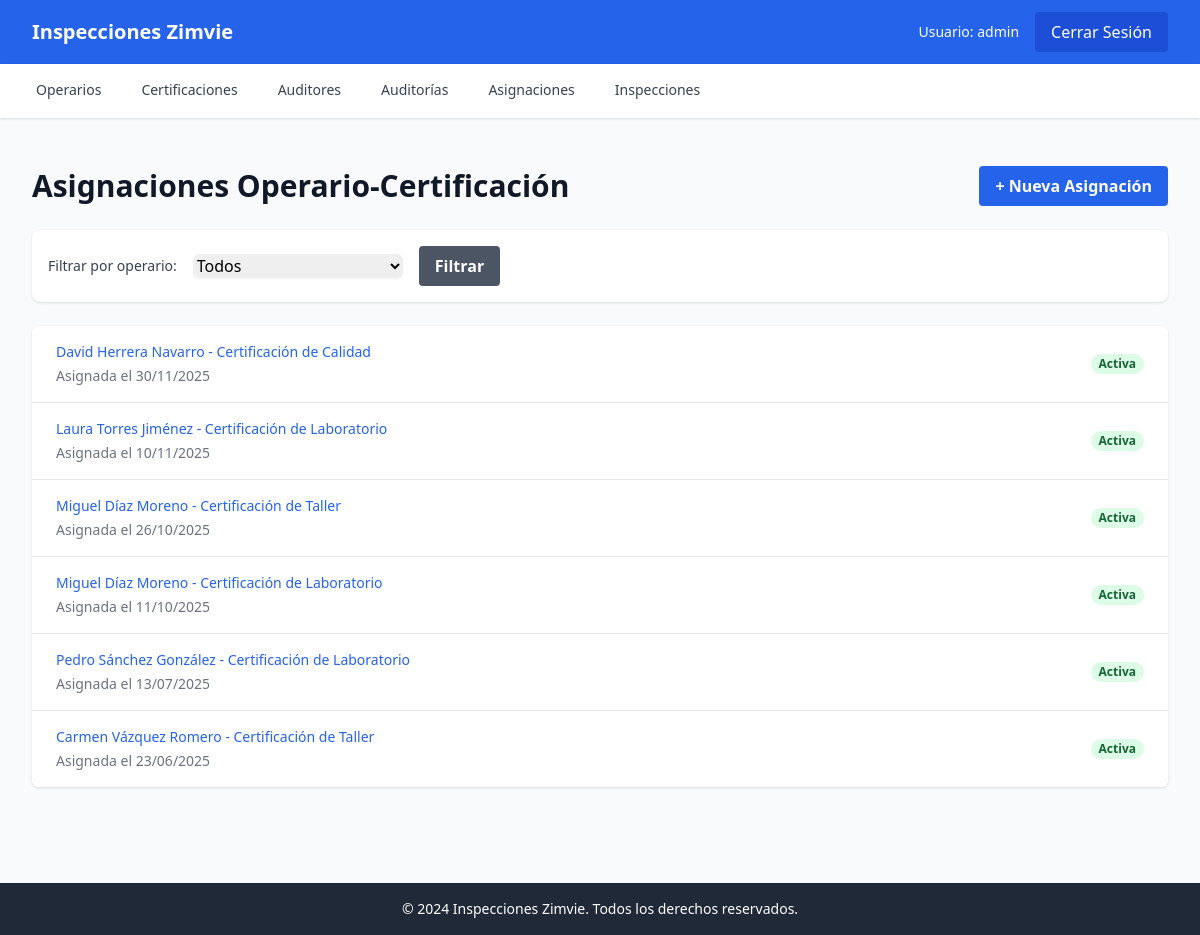
Before: /asignaciones/ (signed in) with the older database file.
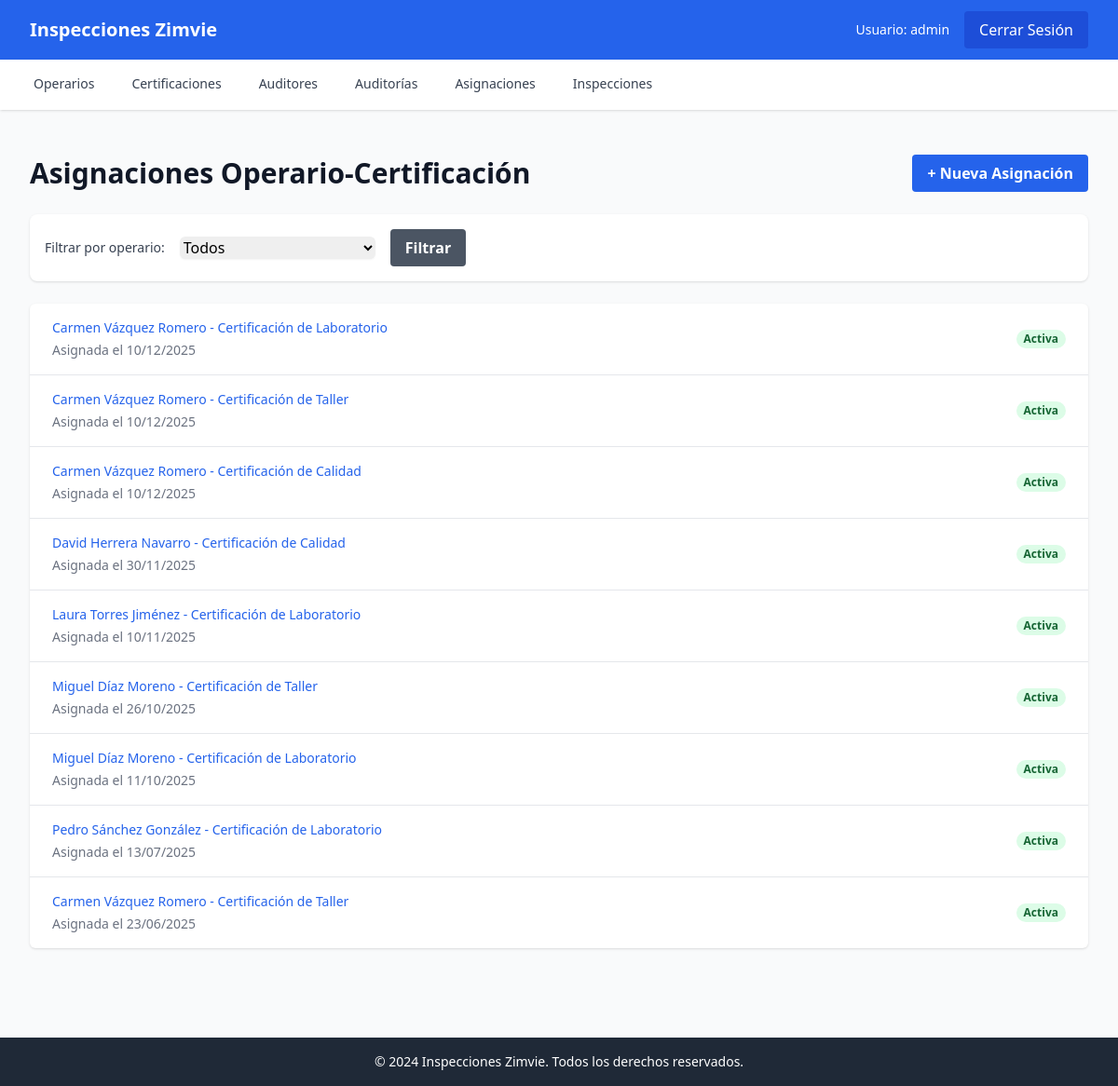
After: the same page with the newer database file.
### apps/asignaciones/models.py (models this page shows, shortened)
class OperarioCertificacion(models.Model):
    operario = models.ForeignKey(
        Operario,
        on_delete=models.RESTRICT,
        related_name='certificaciones',
        verbose_name="Operario"
    )
    certificacion = models.ForeignKey(
        Certificacion,
        on_delete=models.RESTRICT,
        related_name='operarios',
        verbose_name="Certificación"
    )
    fecha_asignacion = models.DateField(verbose_name="Fecha de asignación")
    esta_activa = models.BooleanField(default=True, verbose_name="Está activa")
    fecha_caducidad = models.DateField(blank=True, null=True, verbose_name="Fecha de caducidad")
    observaciones = models.TextField(blank=True, null=True, verbose_name="Observaciones")
    fecha_creacion = models.DateTimeField(default=timezone.now, verbose_name="Fecha de creación")
    usuario_creacion = models.ForeignKey(
        User,
        on_delete=models.RESTRICT,
        related_name='asignaciones_creadas',
        null=True,
        blank=True,
        verbose_name="Usuario creación"
    )
    fecha_actualizacion = models.DateTimeField(auto_now=True, verbose_name="Fecha de actualización")
    usuario_actualizacion = models.ForeignKey(
        User,
        on_delete=models.RESTRICT,
        related_name='asignaciones_actualizadas',
        null=True,
        blank=True,
        verbose_name="Usuario actualización"
    )
    class Meta:
        verbose_name = "Asignación Operario-Certificación"
        verbose_name_plural = "Asignaciones Operario-Certificación"
        unique_together = [['operario', 'certificacion', 'fecha_asignacion']]
        ordering = ['-fecha_asignacion']

### apps/operarios/models.py (models this page shows, shortened)
class Operario(models.Model):
    codigo = models.CharField(max_length=50, blank=True, null=True, verbose_name="Código")
    nombre = models.CharField(max_length=100, verbose_name="Nombre")
    apellidos = models.CharField(max_length=100, blank=True, null=True, verbose_name="Apellidos")
    activo = models.BooleanField(default=True, verbose_name="Activo")
    fecha_creacion = models.DateTimeField(default=timezone.now, verbose_name="Fecha de creación")
    usuario_creacion = models.ForeignKey(
        User,
        on_delete=models.RESTRICT,
        related_name='operarios_creados',
        null=True,
        blank=True,
        verbose_name="Usuario creación"
    )
    fecha_actualizacion = models.DateTimeField(auto_now=True, verbose_name="Fecha de actualización")
    usuario_actualizacion = models.ForeignKey(
        User,
        on_delete=models.RESTRICT,
        related_name='operarios_actualizados',
        null=True,
        blank=True,
        verbose_name="Usuario actualización"
    )
    class Meta:
        verbose_name = "Operario"
        verbose_name_plural = "Operarios"
        ordering = ['nombre', 'apellidos']
    @property
    def nombre_completo(self):
        if self.apellidos:
            return f"{self.nombre} {self.apellidos}"
        return self.nombre

### apps/certificaciones/models.py (models this page shows, shortened)
class Certificacion(models.Model):
    nombre = models.CharField(max_length=100, unique=True, verbose_name="Nombre")
    descripcion = models.TextField(blank=True, null=True, verbose_name="Descripción")
    activa = models.BooleanField(default=True, verbose_name="Activa")
    fecha_creacion = models.DateTimeField(default=timezone.now, verbose_name="Fecha de creación")
    usuario_creacion = models.ForeignKey(
        User,
        on_delete=models.RESTRICT,
        related_name='certificaciones_creadas',
        null=True,
        blank=True,
        verbose_name="Usuario creación"
    )
    fecha_actualizacion = models.DateTimeField(auto_now=True, verbose_name="Fecha de actualización")
    usuario_actualizacion = models.ForeignKey(
        User,
        on_delete=models.RESTRICT,
        related_name='certificaciones_actualizadas',
        null=True,
        blank=True,
        verbose_name="Usuario actualización"
    )
    class Meta:
        verbose_name = "Certificación"
        verbose_name_plural = "Certificaciones"
        ordering = ['nombre']

### apps/asignaciones/views.py (the view)
# urls.py: path('', views.lista_asignaciones, name='lista'),
@login_required
def lista_asignaciones(request):
    verificar_caducidades_pendientes()
    asignaciones = OperarioCertificacion.objects.select_related(
        'operario', 'certificacion'
    ).all().order_by('-fecha_asignacion')
    operario_id = request.GET.get('operario')
    if operario_id:
        asignaciones = asignaciones.filter(operario_id=operario_id)
    operarios = Operario.objects.filter(activo=True).order_by('nombre', 'apellidos')
    return render(request, 'asignaciones/lista.html', {
        'asignaciones': asignaciones,
        'operarios': operarios,
        'operario_filtro': int(operario_id) if operario_id else None
    })

### templates/asignaciones/lista.html (shortened to what this page needs)
{% extends 'base.html' %}
{% block content %}
<div class="py-6">
    <div class="flex justify-between items-center mb-6">
        <h1 class="text-3xl font-bold text-gray-900">Asignaciones Operario-Certificación</h1>
        <a href="{% url 'asignaciones:crear' %}" class="bg-blue-600 hover:bg-blue-700 text-white font-bold py-2 px-4 rounded">
            + Nueva Asignación
        </a>
    </div>
    <div class="bg-white shadow rounded-lg p-4 mb-6">
        <form method="get" class="flex items-center space-x-4">
            <label for="operario" class="text-sm font-medium text-gray-700">Filtrar por operario:</label>
            <select name="operario" id="operario" class="rounded-md border-gray-300 shadow-sm focus:border-blue-500 focus:ring-blue-500">
                <option value="">Todos</option>
            </select>
            <button type="submit" class="bg-gray-600 hover:bg-gray-700 text-white font-bold py-2 px-4 rounded">
                Filtrar
            </button>
        </form>
    </div>
    <div class="bg-white shadow overflow-hidden sm:rounded-md">
        <ul class="divide-y divide-gray-200">
            {% for asignacion in asignaciones %}
            <li>
                <a href="{% url 'asignaciones:detalle' asignacion.pk %}" class="block hover:bg-gray-50">
                    <div class="px-4 py-4 sm:px-6">
                        <div class="flex items-center justify-between">
                            <div>
                                <p class="text-sm font-medium text-blue-600">
                                    {{ asignacion.operario.nombre_completo }} - {{ asignacion.certificacion.nombre }}
                                </p>
                                <p class="mt-1 text-sm text-gray-500">
                                    Asignada el {{ asignacion.fecha_asignacion|date:"d/m/Y" }}
                                </p>
                            </div>
                            <div class="flex items-center space-x-4">
                                {% if asignacion.esta_activa %}
                                <span class="px-2 inline-flex text-xs leading-5 font-semibold rounded-full bg-green-100 text-green-800">
                                    Activa
                                </span>
                                {% endif %}
                            </div>
                        </div>
                    </div>
                </a>
            </li>
            {% empty %}
            <li class="px-4 py-4 text-center text-gray-500">
                No hay asignaciones registradas
            </li>
            {% endfor %}
        </ul>
    </div>
</div>
{% endblock %}

### templates/base.html (shortened to what this page needs)
<!DOCTYPE html>
<html lang="es">
<head>
    <script src="https://cdn.tailwindcss.com"></script>
</head>
<body class="bg-gray-50">
    <nav class="bg-blue-600 text-white shadow-lg">
        <div class="max-w-7xl mx-auto px-4 sm:px-6 lg:px-8">
            <div class="flex justify-between h-16">
                <div class="flex items-center">
                    <a href="{% url 'home' %}" class="text-xl font-bold">Inspecciones Zimvie</a>
                </div>
                <div class="flex items-center space-x-4">
                    {% if user.is_authenticated %}
                        <span class="text-sm">Usuario: {{ user.username }}</span>
                        <a href="{% url 'usuarios:logout' %}" class="bg-blue-700 hover:bg-blue-800 px-4 py-2 rounded transition">Cerrar Sesión</a>
                    {% else %}
                        <a href="{% url 'usuarios:login' %}" class="bg-blue-700 hover:bg-blue-800 px-4 py-2 rounded transition">Iniciar Sesión</a>
                    {% endif %}
                </div>
            </div>
        </div>
    </nav>
    {% if user.is_authenticated %}
    <div class="bg-white shadow">
        <div class="max-w-7xl mx-auto px-4 sm:px-6 lg:px-8">
            <div class="flex space-x-8">
                <a href="{% url 'operarios:lista' %}" class="border-b-2 border-transparent hover:border-blue-600 py-4 px-1 text-sm font-medium text-gray-700 hover:text-blue-600">Operarios</a>
                <a href="{% url 'certificaciones:lista' %}" class="border-b-2 border-transparent hover:border-blue-600 py-4 px-1 text-sm font-medium text-gray-700 hover:text-blue-600">Certificaciones</a>
                <a href="{% url 'auditores:lista' %}" class="border-b-2 border-transparent hover:border-blue-600 py-4 px-1 text-sm font-medium text-gray-700 hover:text-blue-600">Auditores</a>
                <a href="{% url 'auditorias:lista' %}" class="border-b-2 border-transparent hover:border-blue-600 py-4 px-1 text-sm font-medium text-gray-700 hover:text-blue-600">Auditorías</a>
                <a href="{% url 'asignaciones:lista' %}" class="border-b-2 border-transparent hover:border-blue-600 py-4 px-1 text-sm font-medium text-gray-700 hover:text-blue-600">Asignaciones</a>
                <a href="{% url 'inspecciones:lista' %}" class="border-b-2 border-transparent hover:border-blue-600 py-4 px-1 text-sm font-medium text-gray-700 hover:text-blue-600">Inspecciones</a>
            </div>
        </div>
    </div>
    {% endif %}
    <main class="max-w-7xl mx-auto py-6 sm:px-6 lg:px-8">
        {% block content %}
        {% endblock %}
    </main>
    <footer class="bg-gray-800 text-white mt-12">
        <div class="max-w-7xl mx-auto py-4 px-4 sm:px-6 lg:px-8 text-center text-sm">
            <p>&copy; 2024 Inspecciones Zimvie. Todos los derechos reservados.</p>
        </div>
    </footer>
</body>
</html>

Changed rows visible on the page:
added OperarioCertificacion: operario.nombre_completo "Carmen Vázquez Romero", certificacion.nombre "Certificación de Laboratorio", fecha_asignacion "10/12/2025", esta_activa "Activa"
added OperarioCertificacion: operario.nombre_completo "Carmen Vázquez Romero", certificacion.nombre "Certificación de Taller", fecha_asignacion "10/12/2025", esta_activa "Activa"
added OperarioCertificacion: operario.nombre_completo "Carmen Vázquez Romero", certificacion.nombre "Certificación de Calidad", fecha_asignacion "10/12/2025", esta_activa "Activa"
